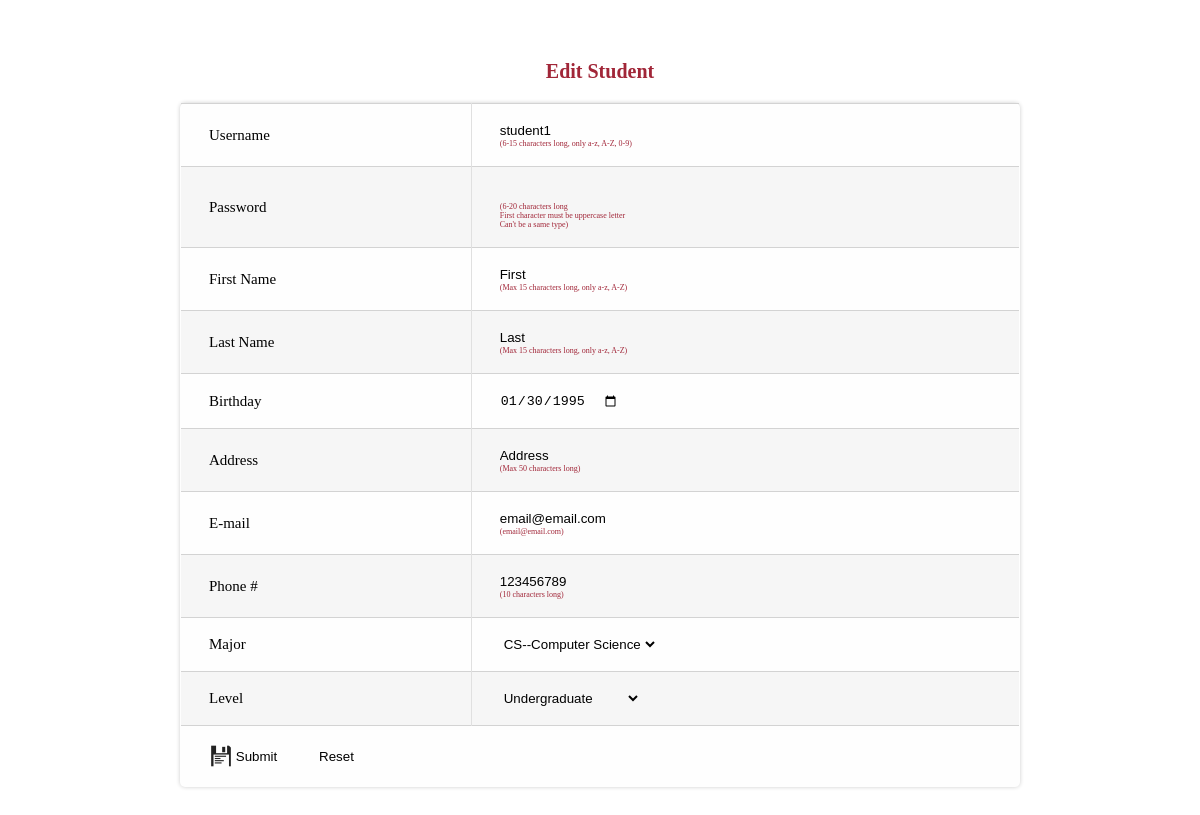
Screenshot of /admin/editStud.php?id=1000001 (signed in) with the database file from the repository.
### tables this page shows
CREATE TABLE `troy_students` (
  `sId` int(11) unsigned NOT NULL AUTO_INCREMENT,
  `username` varchar(45) NOT NULL,
  `password` char(45) NOT NULL,
  `sFirstName` varchar(45) NOT NULL,
  `sLastName` varchar(45) NOT NULL,
  `sBTD` varchar(45) NOT NULL,
  `sAddress` varchar(45) NOT NULL,
  `sEmail` varchar(45) NOT NULL,
  `phoneNum` int(15) NOT NULL,
  `sMajorId` varchar(45) NOT NULL,
  `level` varchar(45) NOT NULL,
  PRIMARY KEY (`sId`),
  UNIQUE KEY `username` (`username`)
);

CREATE TABLE `troy_level` (
  `id` int(10) unsigned NOT NULL AUTO_INCREMENT,
  `levelName` varchar(100) NOT NULL,
  PRIMARY KEY (`id`)
);

### lib/mysql.func.php (called while the page is built, shortened)
<?php
function fetchOne($sql,$result_type=MYSQLI_ASSOC){
    $link=mysqli_connect(DB_HOST,DB_USER,DB_PWD,DB_DBNAME) or die("Connect MySQL Fail:".mysqli_errno($link).":".mysqli_errno($link));
    $result=mysqli_query($link,$sql);
    $row=mysqli_fetch_array($result,$result_type);
    return $row;
}
function fetchAll($sql,$result_type=MYSQLI_ASSOC){
    $link=mysqli_connect(DB_HOST,DB_USER,DB_PWD,DB_DBNAME) or die("Connect MySQL Fail:".mysqli_errno($link).":".mysqli_errno($link));
    $result=mysqli_query($link,$sql);
    while(@$row=mysqli_fetch_array($result,$result_type)){
        $rows[]=$row;
    }
    return $rows;
}

### core/students.inc.php (called while the page is built, shortened)
<?php
function getStudById($id){
    $sql="select * from troy_students as stud LEFT JOIN troy_subjects as sub ON stud.sMajorId=sub.id WHERE stud.sId={$id}";
    return fetchOne($sql);
}

### core/level.inc.php (called while the page is built)
<?php
function getAllLevel(){
    $sql="select * from troy_level";
    $rows=fetchAll($sql);
    return $rows;
}

### core/subjects.inc.php (called while the page is built, shortened)
<?php
function getAllSub(){
    $sql="select id,subShortName,subName from troy_subjects";
    $rows=fetchAll($sql);
    return $rows;
}

### admin/editStud.php (the view, shortened to what this page needs)
<?php
$id=$_REQUEST['id'];
$rows=getAllSub();
$studInfo=getStudById($id);
$levelInfos=getAllLevel();
?>
<!DOCTYPE html>
<html lang="en">
<head>
    <link rel="stylesheet" href="css/backstage.css" type="text/css">
</head>
<body>
<form action="doAdminAction.php?act=editStud&id=<?php echo $id;?>" onsubmit="return FormStudCheck()" method="post" enctype="multipart/form-data">
    <table class="table" width="70%" border="1" cellpadding="5" cellspacing="0" bgcolor="#cccccc">
        <caption>Edit Student</caption>
        <tr>
            <td align="right">Username</td>
            <td><input type="text" name="username" value="<?php echo $studInfo['username'];?>"/><span style="color:#a12638;font-size:8px;"><li>(6-15 characters long, only a-z, A-Z, 0-9)</li></span></td>
        </tr>
        <tr>
            <td align="right">Password</td>
            <td><input type="password" name="password" value=""/><span style="color:#a12638;font-size:8px;"><li>(6-20 characters long</li><li>First character must be uppercase letter</li><li>Can't be a same type)</li></span></td>
        </tr>
        <tr>
            <td align="right">First Name</td>
            <td><input type="text" name="sFirstName" value="<?php echo $studInfo['sFirstName'];?>"/><span style="color:#a12638;font-size:8px;"><li>(Max 15 characters long, only a-z, A-Z)</li></span></td>
        </tr>
        <tr>
            <td align="right">Last Name</td>
            <td><input type="text" name="sLastName" value="<?php echo $studInfo['sLastName'];?>"/><span style="color:#a12638;font-size:8px;"><li>(Max 15 characters long, only a-z, A-Z)</li></span></td>
        </tr>
        <tr>
            <td align="right">Birthday</td>
            <td><input type="date" name="sBTD" value="<?php echo $studInfo['sBTD'];?>"/></td>
        </tr>
        <tr>
            <td align="right">Address</td>
            <td><input type="text" name="sAddress" value="<?php echo $studInfo['sAddress'];?>"/><span style="color:#a12638;font-size:8px;"><li>(Max 50 characters long)</li></span></td>
        </tr>
        <tr>
            <td align="right">E-mail</td>
            <td><input type="email" name="sEmail" value="<?php echo $studInfo['sEmail'];?>"/><span style="color:#a12638;font-size:8px;"><li>(email@email.com)</li></span></td>
        </tr>
        <tr>
            <td align="right">Phone #</td>
            <td><input type="number" name="phoneNum" value="<?php echo $studInfo['phoneNum'];?>"/><span style="color:#a12638;font-size:8px;"><li>(10 characters long)</li></span></td>
        </tr>
        <tr>
            <td>Major</td>
            <td>
                <select name="sMajorId">
                    <?php foreach($rows as $row):?>
                        <option value="<?php echo $row['id'];?>" <?php echo ($row['subShortName']==$studInfo['subShortName'])?"selected=selected":NULL;?>><?php echo $row['subShortName']."--".$row['subName'];?></option>
                    <?php endforeach;?>
                </select>
            </td>
        </tr>
        <tr>
            <td>Level</td>
            <td>
                <select name="level">
                    <?php foreach($levelInfos as $levelInfo):?>
                        <option value="<?php echo $levelInfo['id'];?>" <?php echo ($levelInfo['id']==$studInfo['level'])?"selected=selected":NULL;?>><?php echo $levelInfo['levelName'];?></option>
                    <?php endforeach;?>
                </select>
            </td>
        </tr>
        <tr>
            <td colspan="2"><input type="submit" class="sub24x24" value="Submit"/><input type="reset" class="res24x24"  value="Reset"/></td>
        </tr>
    </table>
</form>
</body>
</html>

### admin/css/backstage.css (style rules this page uses)
* { margin: 0;padding: 0; }
li { list-style: none; }
input,select,textarea { outline: none;border: none; background: none; }
.sub24x24 { background: url(../img/icon/submitBtn24x24.png) no-repeat left center;padding-left:25px;width: 70px;height: 24px; }
.res24x24 { background: url(../img/icon/resetBtn24x24.png) no-repeat left center;padding-left:25px;width: 70px;height: 24px;margin-left: 10px }
table { overflow:hidden;font-size: 15px;font-family: "微软雅黑";border:1px solid #d3d3d3;background:#fefefe;border-collapse:collapse;width:70%;margin:5% auto;border-radius:5px;-webkit-border-radius:5px;-moz-border-radius:5px;-ms-border-radius:5px;box-shadow: 0 0 4px rgba(0, 0, 0, 0.2);-webkit-box-shadow: 0 0 4px rgba(0, 0, 0, 0.2);-moz-box-shadow: 0 0 4px rgba(0, 0, 0, 0.2);-ms-box-shadow: 0 0 4px rgba(0, 0, 0, 0.2); }
.table caption { color: #a12638;padding-bottom: 20px;font-size: 20px;font-family: "微软雅黑";font-weight: bold }
.table th, .table td { padding:18px 28px 18px; text-align:left; }
.table td { border-right:1px solid #e0e0e0; }
.table tr:nth-child(even) { background:#f6f6f6; }

### rows the page displays
troy_students: username "student1", sFirstName "First", sLastName "Last", sBTD "01/30/1995", sAddress "Address", sEmail "email@email.com", phoneNum "123456789", level "Undergraduate"

### other values shown
form field sMajorId "CS--Computer Science"
